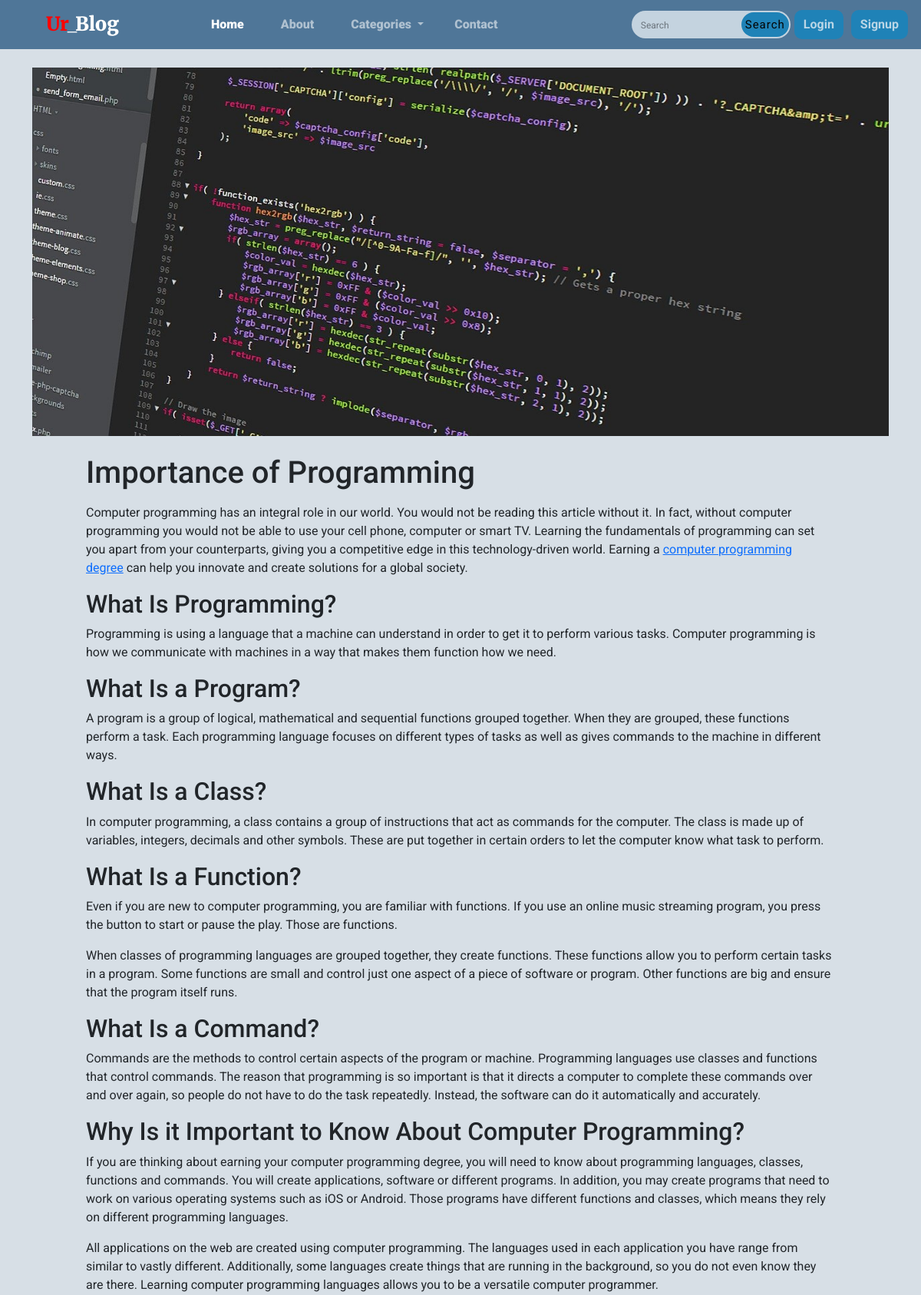
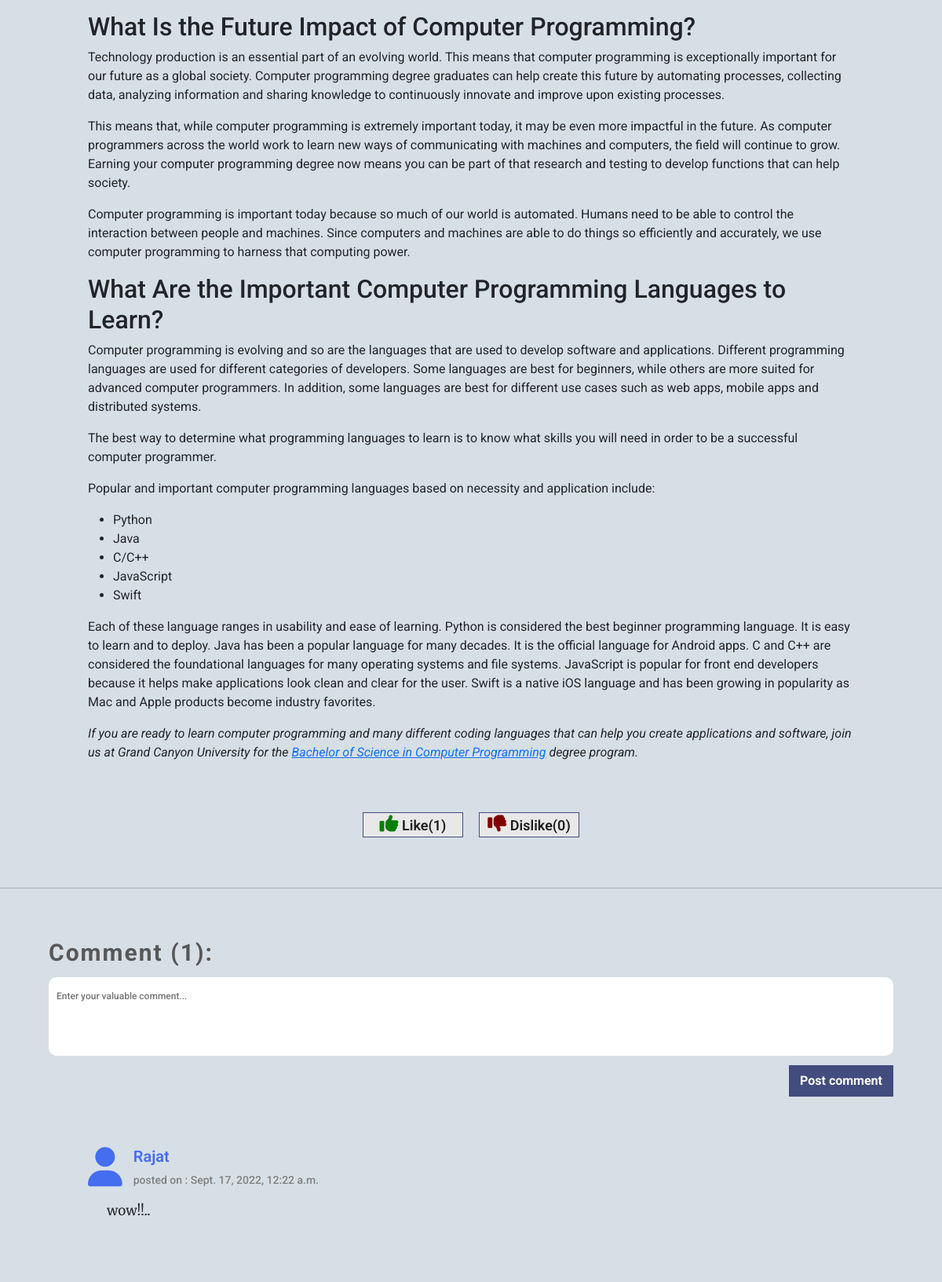
The page /post/importance_of_programming/ (upper part) on the database its author committed (2 pictures, top to bottom).
### BlogApp/models.py (models this page shows, shortened)
class Post(models.Model):
    post_id=models.AutoField(primary_key=True)
    category=models.ForeignKey(Category,on_delete=models.CASCADE)
    title=models.CharField(max_length=50)
    content=HTMLField()
    url=models.CharField(max_length=100)
    post_image=models.ImageField(upload_to='post_images/')
    add_date=models.DateTimeField(auto_now_add=True,null=True)

class Comment(models.Model):
    post=models.ForeignKey(Post,on_delete=models.CASCADE)
    message=models.TextField()
    comment_user=models.ForeignKey(User,on_delete=models.CASCADE,null=True)
    post_date=models.DateTimeField(auto_now_add=True)

### BlogApp/views.py (the view)
# urls.py: path('post/<str:url>/',views.post,name='post'),
def post(request,url):
        if request.method == 'POST':
            fm=Comment_form(request.POST)
            if fm.is_valid():
                msg=fm.cleaned_data['message']
                if request.user.is_authenticated:
                    comm_data=Comment(message=msg,comment_user=request.user,post=Post.objects.get(url=url))
                    comm_data.save()
                    fm=Comment_form()
                else:
                    return redirect(login,value=Post.objects.get(url=url).url)
        else:
            fm=Comment_form()
        cat=Category.objects.all()
        comment_data=Comment.objects.filter(post=Post.objects.get(url=url))
        post_data=Post.objects.get(url=url)
        c_data=Like.objects.filter(log_post=post_data).count()
        d_c_data=Dislike.objects.filter(log_post_d=post_data).count()
        return render(request,'BlogApp/post.html',{'post_data':post_data,'cat':cat,'comment_data':comment_data,'form':fm,'count_data':c_data,'d_count_data':d_c_data})

### BlogApp/forms.py
class Comment_form(forms.ModelForm):
    class Meta:
        model = Comment
        fields=['message']
        widgets={'message':forms.Textarea(attrs={'class':'comment-area','placeholder':'Enter your valuable comment...'})}

### BlogApp/templates/BlogApp/post.html (shortened to what this page needs)
{% extends 'BlogApp/base.html' %}
{% block content %}
       <div class="container">
        <div class="row my-4">
            <div class="col-12 category-head-img">
                <img src="{{post_data.post_image.url}}" alt="">
            </div>
        </div>
       </div>
      <div class="container-fluid">
        <div class="row justify-content-center">
            <div class="col-10">
                <h1>{{post_data.title| capfirst}}</h1>
                <p class="post-para">
                    {{post_data.content|safe}}
                </p>
            </div>
        </div>
        <div class="row justify-content-center mt-5">
            <div class="col-3 like_dis_btn_div" >
                <button type="buttton" name="like" id=like{{post_data.url}}  class="likebutton"   value={{post_data.url}}><i class="fa-solid fa-thumbs-up" style="color:green;"></i> Like({{count_data}})</button>
                <button type="button" name="dislikes" id=dislike{{post_data.url}} class="dislikebutton" value={{post_data.url}}><i class="fa-solid fa-thumbs-down" style="color:rgb(128, 0, 0);" ></i> Dislike({{d_count_data}})</button>
            </div>
        </div>
      </div>
<br>
<br>
<hr>
<br>
<br>
      <div class="container-fluid">
        <div class="row justify-content-center">
            <div class="col-11 comment-container">
                <form action="" method="POST" novalidate name="comment_form" >
                    <h4 for="comment" class="comment-heading">Comment ({{comment_data.count}}):</h4>
                    {% for fm in form %}
                    {{fm}}
                    {% endfor %}
                         <br>
                         <div class="comment-btn">
                           <button class="btn comment">Post comment</button>
                        </div>
                 </form>
            </div>
        </div>
        <div class="row justify-content-center my-5">
            {% if comment_data %}
            {% for comment in comment_data %}
            <div class="col-10 my-3">
                <div class="d-flex">
                    <div class="comment-i">
                        <i class="fa-solid fa-user"></i>
                    </div>
                    <div class="comment-person">
                        <h4>{{comment.comment_user}}</h4>
                        <p>posted on :  {{comment.post_date}}</p>
                    </div>
                </div>
                <div class="commented-data mx-4">
                    <p>{{comment.message}}</p>
                </div>
            </div>
            {% endfor %}
            {% endif %}
         </div>
       </div>
{% endblock content %}

### BlogApp/static/BlogApp/css/style.css (style rules this page uses)
* { box-sizing: border-box; font-family: 'Roboto', sans-serif; }
body { height: 1000px; background-color: rgb(215, 223, 230); }
:root { --color-white:rgb(4, 4, 4); }
form { position:relative; }
.category-head-img { height:60vh; border-radius: 20px; }
.category-head-img img { width:100%; height: 100%; }
.post-para { font-family: 'Merriweather', serif; text-align: justify; }
.comment-heading { font-weight: 700; color: #575757; font-size: 30px; letter-spacing: 2px; }
.comment-area { border-radius: 10px !important; border: transparent; width: 100%; height: 100px; resize: none; padding:15px 10px; }
.comment { border-radius: 0%; border:2px solid transparent; font-weight: 700; background:rgb(66, 76, 126); float:right; color: white; transition: all .4s; }
.comment-person h4 { font-weight:600; font-size: 20px; color:rgb(69, 109, 240); }
.comment-person p { font-size: 14px; font-weight: 500; color: gray; }
.comment-i i { font-size: 50px; color:rgb(69, 109, 240); margin-right: 14px; }
.commented-data p { font-size: 17px; font-family: 'Merriweather', serif; }
.login-form form input,textarea { padding:10px; font-weight: 500; margin: 5px 0px; }
input[type="text"],input[type="password"],input[type="checkbox"],input[type="email"],textarea { border: 3px solid #ccc; transition: 0.5s; outline: none; }
::placeholder { font-size:12px; }
.likebutton,.dislikebutton { border: 1px solid rgb(66, 76, 126); background-color:rgb(232, 232, 232); font-weight: 600; font-size: 18px; width:150px; color: rgb(31, 30, 30); }
.likebutton i { color: green; font-size: 24px; }
.dislikebutton i { color: rgb(128, 0, 0); font-size: 24px; }
.like_dis_btn_div { display:flex; justify-content:center; gap:20px; }

### rows shown on the page
Post: post_image (picture), title "Importance of Programming", content "Computer programming has an integral role in our world. You would not be reading this article without it. In fact, without computer programming you would not be able to use your cell phone, computer or smart TV. Learning the fundamentals of programming can set you apart from your counterparts, giving you a competitive edge in this technology-driven world. Earning a computer programming degree can help you innovate and create solutions for a global society. What Is Programming? Programming is using a language that a machine can understand in order to get it to perform various tasks. Computer programming is how we communicate with machines in a way that makes them function how we need. What…"
Comment: comment_user "Rajat", post_date "Sept. 17, 2022, 12:22 a.m.", message "wow!!.."

### other values the page prints
{{ count_data }} "1"
{{ d_count_data }} "0"
{{ comment_data.count }} "1"
